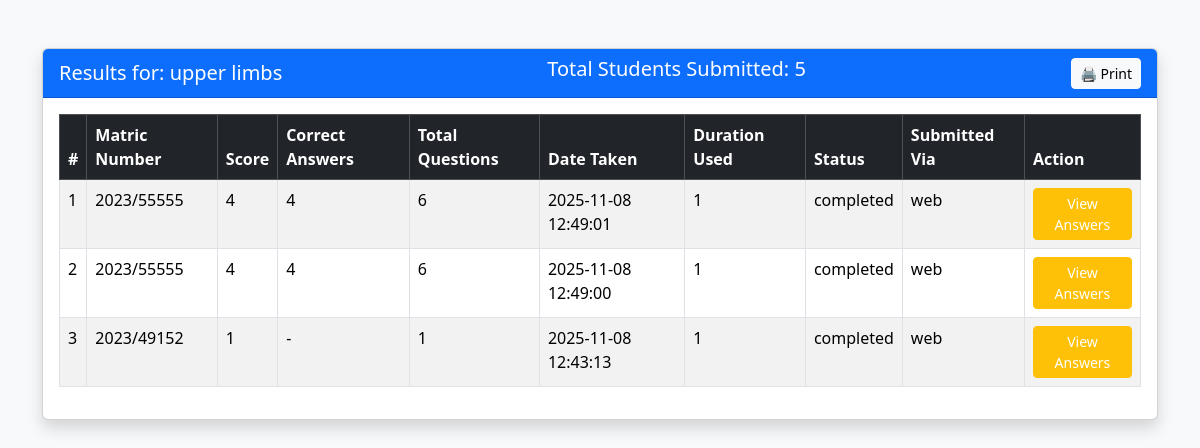
/lecturer/view.php?test_id=8, run on the app's committed database.
### tables this page shows
CREATE TABLE `tests` (
  `id` int(11) NOT NULL,
  `lecturer_id` int(11) NOT NULL,
  `course_code` varchar(20) DEFAULT NULL,
  `course_title` varchar(100) DEFAULT NULL,
  `department` varchar(100) DEFAULT NULL,
  `level` enum('100','200','300','400','500','600') DEFAULT NULL,
  `semester` enum('First','Second') DEFAULT NULL,
  `duration` int(11) DEFAULT NULL,
  `max_students` int(11) NOT NULL,
  `allow_results` tinyint(1) DEFAULT 0,
  `is_active` tinyint(1) DEFAULT 0,
  `created_at` timestamp NOT NULL DEFAULT current_timestamp()
);

CREATE TABLE `results` (
  `id` int(11) NOT NULL,
  `matric_number` varchar(50) NOT NULL,
  `test_id` int(11) NOT NULL,
  `score` int(11) DEFAULT 0,
  `total_questions` int(11) DEFAULT 0,
  `correct_answers` int(11) DEFAULT 0,
  `date_taken` datetime DEFAULT current_timestamp(),
  `duration_used` int(11) DEFAULT 0,
  `status` enum('completed','in_progress') DEFAULT 'completed',
  `submitted_via` varchar(50) DEFAULT 'manual'
);

### lecturer/view.php (the view, shortened to what this page needs)
<?php
include '../includes/connect.php';
$test_id = intval($_GET['test_id']);
$test = $conn->query("SELECT * FROM tests WHERE id = $test_id")->fetch_assoc();
$total_submissions_query = $conn->query("SELECT COUNT(*) AS total FROM test_submissions WHERE test_id = '$test_id'");
$total_submissions = $total_submissions_query->fetch_assoc()['total'];
?>
<!DOCTYPE html>
<html lang="en">
<head>
<link href="../assets/css/bootstrap.min.css" rel="stylesheet">
</head>
<body class="bg-light">
<div class="container mt-5 mb-5">
  <div class="card shadow">
    <div class="card-header bg-primary text-white d-flex justify-content-between align-items-center">
      <h5 class="mb-0">Results for: <?php echo htmlspecialchars($test['course_title']); ?></h5>
      <h5>Total Students Submitted: <?php echo $total_submissions; ?></h5>
      <button onclick="window.print()" class="btn btn-light btn-sm">🖨 Print</button>
    </div>
    <div class="card-body">
      <?php
      $sql = "SELECT * FROM results WHERE test_id = '$test_id' ORDER BY date_taken DESC";
      $result = $conn->query($sql);
      if ($result && $result->num_rows > 0) {
          echo "<div class='table-responsive'>
                <table class='table table-bordered table-striped'>
                <thead class='table-dark'>
                  <tr>
                    <th>#</th>
                    <th>Matric Number</th>
                    <th>Score</th>
                    <th>Correct Answers</th>
                    <th>Total Questions</th>
                    <th>Date Taken</th>
                    <th>Duration Used</th>
                    <th>Status</th>
                    <th>Submitted Via</th>
                    <th>Action</th>
                  </tr>
                </thead>
                <tbody>";
          $i = 1;
          while ($row = $result->fetch_assoc()) {
              echo "<tr>
                      <td>{$i}</td>
                      <td>{$row['matric_number']}</td>
                      <td>{$row['score']}</td>
                      <td>" . (!empty($row['correct_answers']) ? $row['correct_answers'] : '-') . "</td>
                      <td>{$row['total_questions']}</td>
                      <td>{$row['date_taken']}</td>
                      <td>{$row['duration_used']}</td>
                      <td>{$row['status']}</td>
                      <td>{$row['submitted_via']}</td>
                      <td>
                        <a href='view_answers.php?test_id={$row['test_id']}&matric_number={$row['matric_number']}' class='btn btn-sm btn-warning text-white'>
                          View Answers
                        </a>
                      </td>
                    </tr>";
              $i++;
          }
          echo "</tbody></table></div>";
      } else {
          echo "<div class='alert alert-warning'>No results found for this test.</div>";
      }
      ?>
    </div>
  </div>
</div>

### data on the page
tests: course_title "upper limbs"
results: matric_number "2023/55555", score "4", correct_answers "4", total_questions "6", date_taken "2025-11-08 12:49:01", duration_used "1", status "completed", submitted_via "web"
results: matric_number "2023/55555", score "4", correct_answers "4", total_questions "6", date_taken "2025-11-08 12:49:00", duration_used "1", status "completed", submitted_via "web"
results: matric_number "2023/49152", score "1", total_questions "1", date_taken "2025-11-08 12:43:13", duration_used "1", status "completed", submitted_via "web"

### other printed values
$total_submissions "5"
